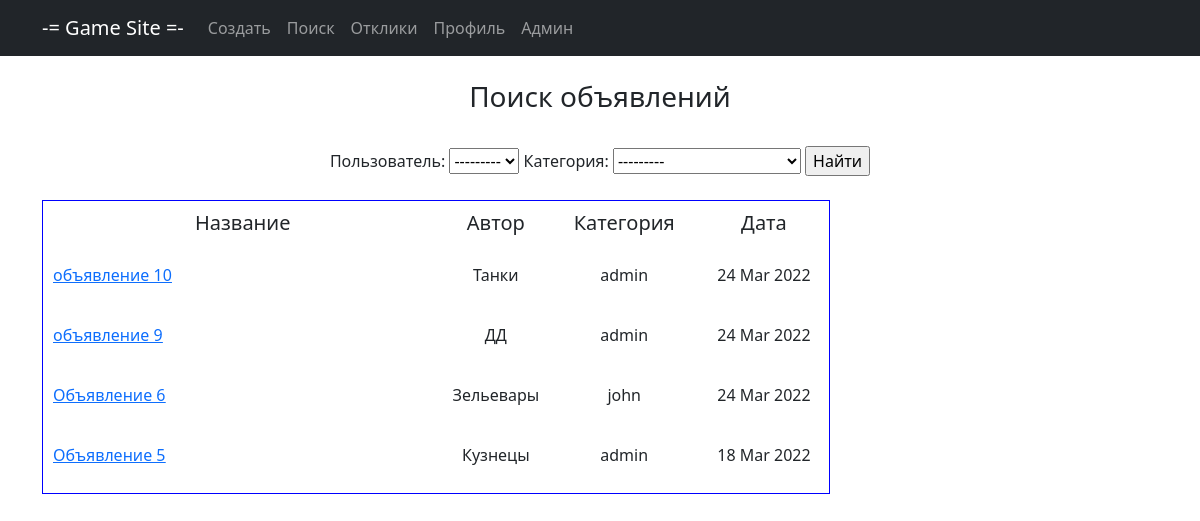
The app's page /search/ with its own data.
### main/models.py (models this page shows, shortened)
class Note(models.Model):
    title = models.CharField(max_length=128, verbose_name='Название')
    content = RichTextUploadingField(verbose_name='Контент')
    datetime = models.DateTimeField(auto_now_add=True, verbose_name='Дата создания')
    user = models.ForeignKey(User, blank=True, null=True, on_delete=models.CASCADE, verbose_name='Пользователь')
    category = models.ForeignKey(Category, on_delete=models.CASCADE, verbose_name='Категория')

class Category(models.Model):
    name = models.CharField(max_length=64, unique=True, verbose_name='Название')
    def __str__(self):
        return f'{self.name}'

### main/views.py (the view)
# urls.py: path('search/', NoteSearch.as_view(), name='search'),
class NoteSearch(ListView):
    model = Note
    template_name = 'note_search.html'
    context_object_name = 'note'
    ordering = ['-datetime']
    def get_context_data(self, **kwargs):
        context = super().get_context_data(**kwargs)
        context['filter'] = NoteFilter(self.request.GET, queryset=self.get_queryset())
        return context

### templates/note_search.html (shortened to what this page needs)
{% extends 'static/default.html' %}
{% block content %}
<br><h3>Поиск объявлений</h3>
<br><form method="GET">
    {{ filter.form }}
    <input type="submit" value="Найти">
</form><br>
<table cellspacing="5" cellpadding="10" border="1"
       style=" border-spacing : 10px; border-color : blue; border-style: solid;" bgcolor="FFFFFF">
    <tr>
        <td width="400">
            <h5>Название</h5>
        </td>
        <td width="100">
            <h5>Автор</h5>
        </td>
        <td width="150">
            <h5>Категория</h5>
        </td>
        <td width="130">
            <h5>Дата</h5>
        </td>
    </tr>
    {% for note in filter.qs %}
    <tr>
        <td>
            <p align="left"><a href="{% url 'detail' note.id %}"><u>{{ note.title | truncatechars:60 }}</u></a></p>
        </td>
        <td>
            <p align="center">{{ note.category }}</p>
        </td>
        <td>
            <p align="center">{{ note.user }}</p>
        </td>
        <td>
            <p align="center">{{ note.datetime | date:"d M Y" }}</p>
        </td>
    </tr>
    {% endfor %}
</table>
<br>
{% endblock content %}

### records on screen
Note: title "объявление 10", category "Танки", user "admin", datetime "24 Mar 2022"
Note: title "объявление 9", category "ДД", user "admin", datetime "24 Mar 2022"
Note: title "Объявление 6", category "Зельевары", user "john", datetime "24 Mar 2022"
Note: title "Объявление 5", category "Кузнецы", user "admin", datetime "18 Mar 2022"
